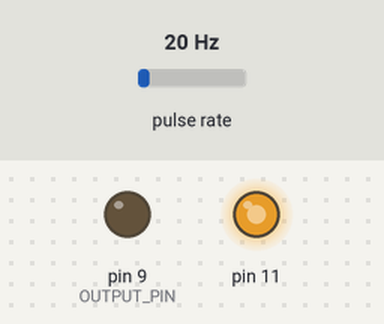
The sketch below on a simulated Arduino Uno, built with avr-gcc and run on an emulated ATmega328P. On the bench: output pins drawn as LEDs (lit = HIGH). Wiring (inferred from the names in the program): pulse sensor: data pin 8. Inputs (shaded band) come from the test bench; at power-on: pulse rate 20 Hz. Sleep ends after the set time or at an interrupt.

Above: at 0.16 s.
1.3 s: pulse rate (sensor on pin 8) set to 4 Hz
At 2.05 s:
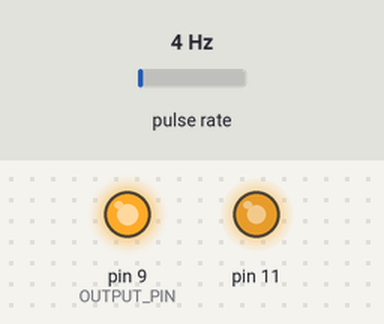
4.3 s: pulse rate (sensor on pin 8) set to 50 Hz
At 5.2 s:
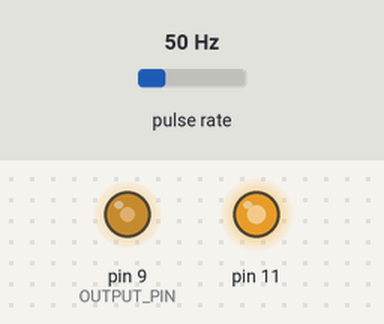
Timing chart, 0 to 7.3 s (numbered marks = the images above; inputs shaded):
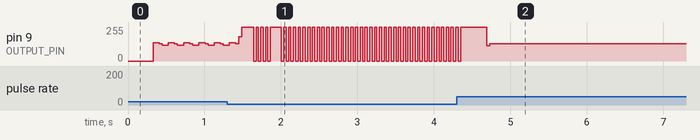

The sketch:

FrequencyMultiplier.ino
```cpp
// (licence header left out)
#include <avr/sleep.h>

// Pin for multiplied output.
// NOTE: Fixed to the output for OCR1A.
int OUTPUT_PIN = 9;

// Pin for input frequency.
// NOTE: Fixed to the input capture pin.
int INPUT_PIN = 8;

// How many divisions to break the rotation into.
// This is basically the multiplication factor for the incoming frequency.
int MULTIPLIER = 8;

// Timer count when the most recent input pulse arrived.
static unsigned volatile currentTime;

// Timer count when the previous input pulse arrived.
static unsigned volatile lastTime;

// Width of the incoming input pulse (in timer counts).
static unsigned volatile inputPulseWidth;

// Period of a sub-division of the input pulse.
static unsigned volatile divisionPeriod;

// Current subdivision.
static unsigned volatile divisionCount = 0;

//-------------------------------------------------------------------------------------------------
// USES:
//   Interrupt for timer 1 compare A.  Used to set new compare value to toggle output pin.
//-------------------------------------------------------------------------------------------------
ISR( TIMER1_COMPA_vect )
{
  // Lag factor.  Used to correct phase once each rotation.  Typically zero.
  int lag = 0;

  // Count this division.
  divisionCount += 1;

  // If half way through the cycle calculate a correction factor for phase.
  if ( ( MULTIPLIER / 2 ) == divisionCount )
    lag = OCR1A - ( currentTime + ( inputPulseWidth / 2 ) );

  // Rollover at pulse count.
  if ( MULTIPLIER == divisionCount )
    divisionCount = 0;

  // Set new next compare value.
  OCR1A += ( divisionPeriod / 2 ) - lag;
}

//-------------------------------------------------------------------------------------------------
// USES:
//   Interrupt for timer 1 capture event.  Used to measure the width of the input pin
// pulse and calculate the division period.
//-------------------------------------------------------------------------------------------------
ISR( TIMER1_CAPT_vect )
{
  // Disable interrupts.
  noInterrupts();

  // Grab input capture.
  // This is the time at which the input pulse had a rising edge.
  currentTime = ICR1;

  // Measure the time between this pulse and the previous pulse.
  inputPulseWidth = currentTime - lastTime;

  // Make the last time the current time for next measurement.
  lastTime = currentTime;

  // Calculate period of divisions.
  // Include long and short divisions.
  divisionPeriod = inputPulseWidth / ( MULTIPLIER / 2);

  // Enable compare output.
  TCCR1A |= 1 << COM1A0;

  // Enable interrupts.
  interrupts();
}

//-------------------------------------------------------------------------------------------------
// USES:
//   Setup I/O and timers for operation.
//-------------------------------------------------------------------------------------------------
void setup()
{

  // Set sleep mode for main loop--interrupts will do all the work.
  set_sleep_mode( SLEEP_MODE_IDLE );
  sleep_enable();

  // Setup outputs.
  pinMode( OUTPUT_PIN,  OUTPUT );


  //---------------------------------
  // Setup timer 1 for input capture.
  //---------------------------------

  // Disable timer for setup.
  TCCR1B =   0x00;

  // Reset timer count.
  TCNT1 = 0x00;

  // Clear interrupt flags.
  TIFR1 = 0x00;

  // Enable interrupts.
  TIMSK1 =
      ( 1 << ICIE1 )   // Timer/Counter1, Input Capture Interrupt Enable.
    | ( 1 << OCIE1A ); // Timer/Counter1, Output Compare A Match Interrupt Enable.

  // Timer/Counter1 Control Register A to default normal operation.
  // (There were changed by the Arduino startup code.)
  TCCR1A = 0;
  TCCR1B = 0;

  // Setup Input Capture and clock divide rate.
  TCCR1B =
      ( 1 << ICNC1 ) // Enable Input Capture Noise Canceler.
    | ( 1 << ICES1 ) // Set Input Capture Edge Select to rising edge.
    | ( 1 << CS11 ) | ( 1 << CS10 );  // Clock Select to clk/64.
  pinMode(11, OUTPUT);
  analogWrite(11,200);
}

//-------------------------------------------------------------------------------------------------
// USES:
//   Main loop.  Just sleeps and allows interrupts to do the work.
//-------------------------------------------------------------------------------------------------
void loop()
{
  // Put the device to sleep:
  sleep_mode();
}
```
